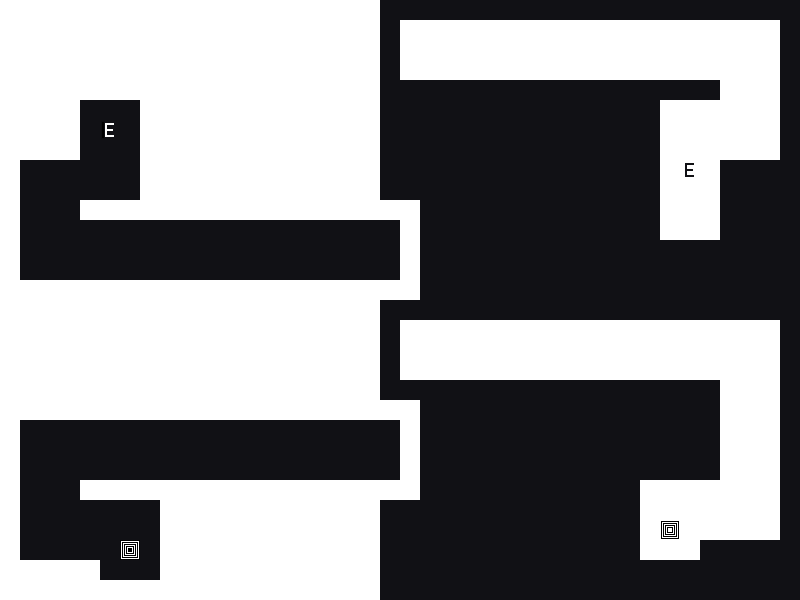

A level layout from a 2D game, rendered from its tile map. Below: a short description, then the map file with tile-grid data replaced by summaries:
An orthogonal 40x30 tile map with 20x20 px tiles, 1 tile layer (a), 2 hidden layers not drawn, 4 tilesets.

<map version="1.0" orientation="orthogonal" width="40" height="30" tilewidth="20" tileheight="20">
 <tileset firstgid="1" source="mirrorsTiles.tsx" />
 <tileset firstgid="4" source="mirrorExit.tsx" />
 <tileset firstgid="7" source="mirrorsSpawn.tsx" />
 <tileset firstgid="10" source="mirrorsAlt.tsx" />
 <layer name="a" width="40" height="30">
  <data>[1200 cells, 1200 non-empty, 6 distinct tile ids]</data>
 </layer>
 <layer name="b" width="40" height="30" visible="0">
  <data>[1200 cells, 1200 non-empty, 2 distinct tile ids]</data>
 </layer>
 <layer name="c" width="40" height="30" visible="0">
  <data>[1200 cells, 1200 non-empty, 3 distinct tile ids]</data>
 </layer>
</map>